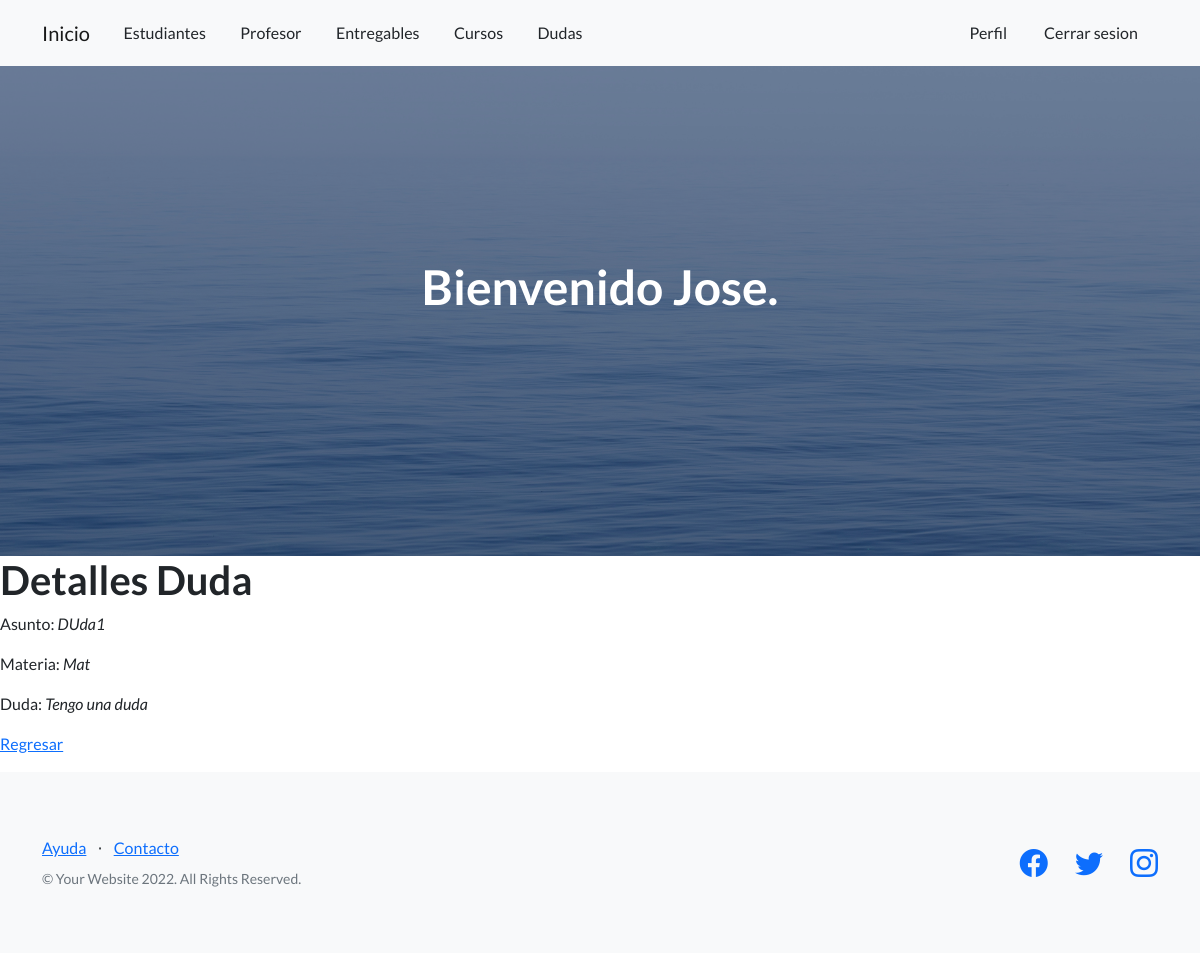
The app's page /duda_detail/1 (signed in) with its own data.
### AppCoder/models.py (models this page shows, shortened)
class Duda(models.Model):
    asunto=models.CharField(max_length=40,default="nada")
    materia=models.CharField(max_length=40,default="nada")
    desarrollo=models.CharField(max_length=1000,default="nada")

### AppCoder/views.py (the view)
# urls.py: path('duda_detail/<pk>',views.DudaDetalle.as_view(), name="DetailD"),
class DudaDetalle(DetailView):
    model=Duda
    template_name="AppCoder/duda_detalle.html"

### AppCoder/templates/AppCoder/duda_detalle.html
{% extends 'AppCoder/padre.html' %}
{% load static %}
{% block ContenidoQueCambia  %}
<body>
    <h1>Detalles Duda</h1>
    <p>Asunto: <i>{{duda.asunto}}</i></p>
    <p>Materia: <i>{{duda.materia}}</i></p>
    <p>Duda: <i>{{duda.desarrollo}}</i></p>
    <p>
        <a href="{% url 'ListD' %}">Regresar</a>
    </p>
</body>
{% endblock  %}

### AppCoder/templates/AppCoder/padre.html (shortened to what this page needs)
<!DOCTYPE html>
<html lang="en">
    <head>
        {%load static%}
        <link href="https://cdn.jsdelivr.net/npm/bootstrap-icons@1.5.0/font/bootstrap-icons.css" rel="stylesheet" type="text/css" />
        <link href="{% static 'AppCoder/css/styles.css' %}" rel="stylesheet" />
    </head>
    <body>
        <nav class="navbar navbar-light bg-light static-top">
            <div class="container">
                    <a class="navbar-brand" href="{% url 'Inicio' %}">Inicio</a>
                    <a class="btn btn" href="/Estudiantes">Estudiantes</a>
                    <a class="btn btn" href="/Profesores">Profesor</a>
                    <a class="btn btn" href="/Entregables">Entregables</a>
                    <a class="btn btn" href="/Cursos">Cursos</a>
                    <a class="btn btn" href="/Dudas">Dudas</a>
                <div class="col-lg-6 h-100 text-center text-lg-end my-auto">
                    {%if request.user.is_authenticated%}
                    <a class="btn btn" href="/VerPerfil">Perfil</a>
                    <a class="btn btn" href="/logout">Cerrar sesion</a>
                    {%endif%}
                </div>
            </div>
        </nav>
        <header class="masthead">
            <div class="container position-relative">
                <div class="row justify-content-center">
                    <div class="col-xl-6">
                        <div class="text-center text-white">
                            {%if request.user.is_authenticated%}
                            <h1 class="mb-5">Bienvenido {{user.username}}.</h1>
                            {%endif%}
                        </div>
                    </div>
                </div>
            </div>
        </header>
        {% block ContenidoQueCambia %}
        {% endblock  %}
        <footer class="footer bg-light">
            <div class="container">
                <div class="row">
                    <div class="col-lg-6 h-100 text-center text-lg-start my-auto">
                        <ul class="list-inline mb-2">
                            <li class="list-inline-item"><a href="#!">Ayuda</a></li>
                            <li class="list-inline-item">⋅</li>
                            <li class="list-inline-item"><a href="#!">Contacto</a></li>
                        </ul>
                        <p class="text-muted small mb-4 mb-lg-0">&copy; Your Website 2022. All Rights Reserved.</p>
                    </div>
                    <div class="col-lg-6 h-100 text-center text-lg-end my-auto">
                        <ul class="list-inline mb-0">
                            <li class="list-inline-item me-4">
                                <a href="#!"><i class="bi-facebook fs-3"></i></a>
                            </li>
                            <li class="list-inline-item me-4">
                                <a href="#!"><i class="bi-twitter fs-3"></i></a>
                            </li>
                            <li class="list-inline-item">
                                <a href="#!"><i class="bi-instagram fs-3"></i></a>
                            </li>
                        </ul>
                    </div>
                </div>
            </div>
        </footer>
    </body>
</html>

### records on screen
Duda: asunto "DUda1", materia "Mat", desarrollo "Tengo una duda"

### other values on screen
{{ user.username }} "Jose"
